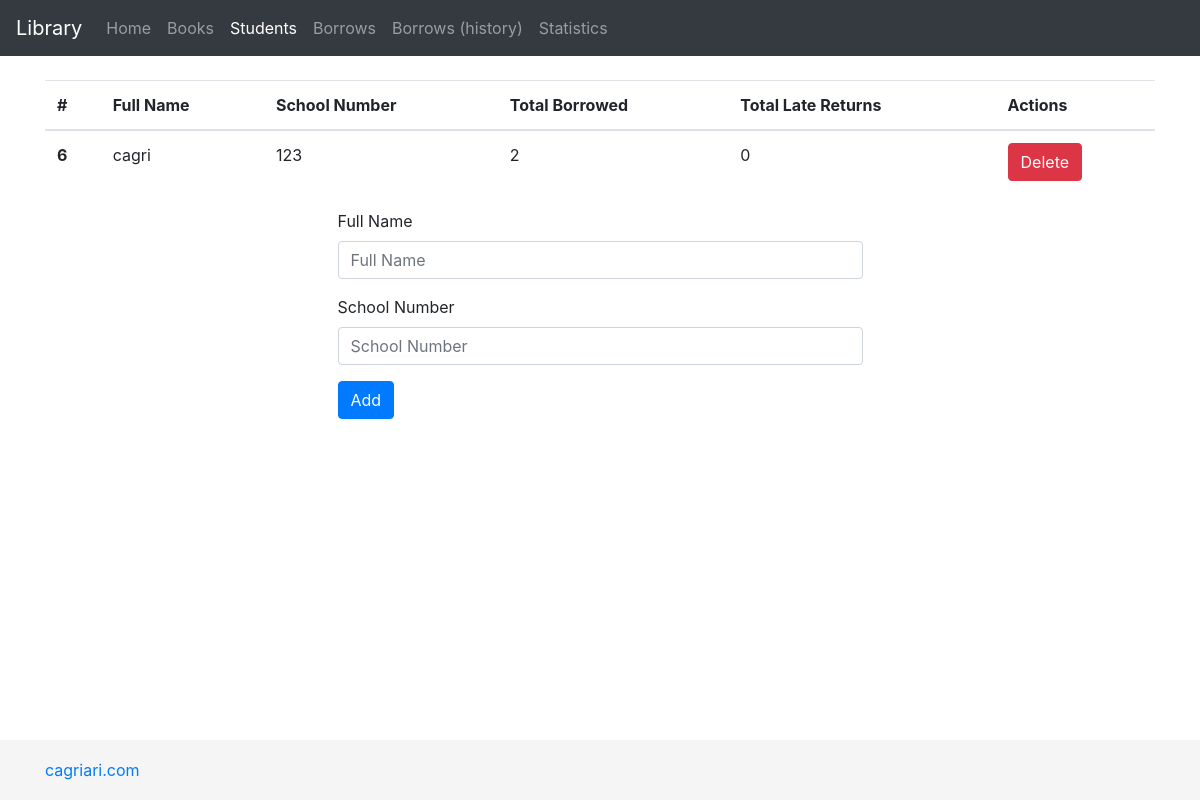
Page /members.php on the earlier database version.
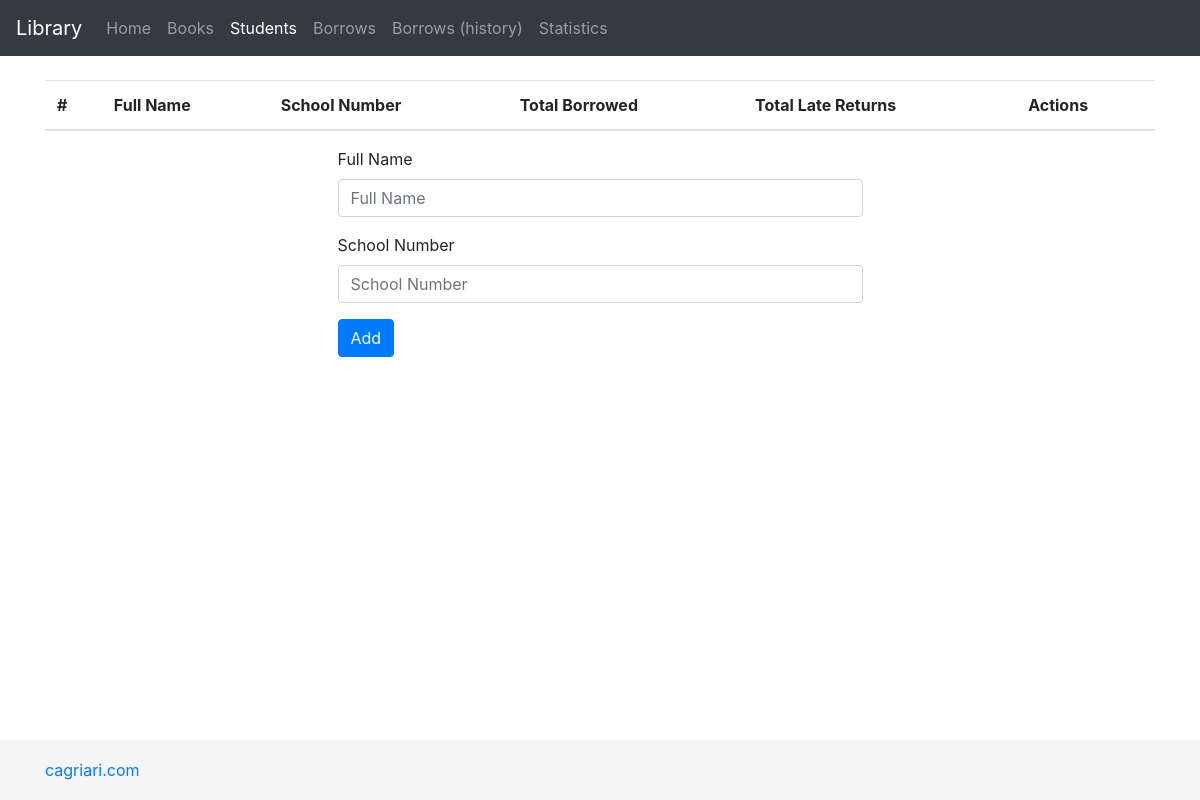
Same page on the later database version.
### tables this page shows
CREATE TABLE `members` (
  `id` int(11) NOT NULL AUTO_INCREMENT,
  `fullname` varchar(255) NOT NULL DEFAULT '',
  `schoolnumber` int(255) NOT NULL,
  PRIMARY KEY (`id`)
);

### members.php (the view, shortened to what this page needs)
<?php
require_once("database.php");
require_once("header.php");
?>
    <main role="main" class="container" style="padding-top:80px;">
        <table class="table">
          <thead>
            <tr>
              <th scope="col">#</th>
              <th scope="col">Full Name</th>
              <th scope="col">School Number</th>
              <th scope="col">Total Borrowed</th>
              <th scope="col">Total Late Returns</th>
              <th scope="col">Actions</th>
            </tr>
          </thead>
          <tbody>
            <?php
            $sql = mysqli_query($con, "SELECT * FROM members");
            while($data = mysqli_fetch_array($sql)){
                $late = mysqli_fetch_array(mysqli_query($con, "SELECT COUNT(id) FROM borrow_history WHERE memberid='$data[id]' AND return_date > borrowed_date + due_time"))[0];
                $historytotal = mysqli_fetch_array(mysqli_query($con, "SELECT COUNT(id) FROM borrow_history WHERE memberid='$data[id]'"))[0];
                $currenttotal = mysqli_fetch_array(mysqli_query($con, "SELECT COUNT(id) FROM borrow_current WHERE memberid='$data[id]'"))[0];
                ?>
                <tr>
                  <th scope="row"><?=$data['id']?></th>
                  <td><?=$data['fullname']?></td>
                  <td><?=$data['schoolnumber']?></td>
                  <td><?=$currenttotal + $historytotal?></td>
                  <td><?=$late?></td>
                  <td><a href="?del=<?=$data['id']?>" class="btn btn-danger">Delete</a></td>
                </tr>
                <?php
            }
            ?>
          </tbody>
        </table>
        <div class="col-md-6 offset-md-3">
              <form method="post" action="?">
                <div class="form-group">
                    <label for="fullname">Full Name</label>
                    <input type="text" required class="form-control" id="fullname" name="fullname" placeholder="Full Name">
                </div>
                <div class="form-group">
                    <label for="schoolnumber">School Number</label>
                    <input type="text" required class="form-control" id="schoolnumber" name="schoolnumber" placeholder="School Number">
                </div>
              <button type="submit" class="btn btn-primary">Add</button>
             </form>
         </div>
    </main>
<?php
require_once("footer.php");

### header.php (shortened to what this page needs)
<!doctype html>
<html lang="en">
  <head>
    <link href="https://stackpath.bootstrapcdn.com/bootstrap/4.1.3/css/bootstrap.min.css" rel="stylesheet">
    <link href="style.css" rel="stylesheet">
    <link href="https://cdn.datatables.net/1.10.18/css/jquery.dataTables.min.css" rel="stylesheet">
  </head>
  <body>
    <header>
      <nav class="navbar navbar-expand-md navbar-dark fixed-top bg-dark">
        <a class="navbar-brand" href="index.php">Library</a>
        <div class="collapse navbar-collapse" id="navbarCollapse">
          <ul class="navbar-nav mr-auto">
            <li class="nav-item<?=(basename($_SERVER['SCRIPT_FILENAME']) == "index.php" ? " active" : "")?>">
              <a class="nav-link" href="index.php">Home</a>
            </li>
            <li class="nav-item<?=(basename($_SERVER['SCRIPT_FILENAME']) == "books.php" ? " active" : "")?>">
              <a class="nav-link" href="books.php">Books</a>
            </li>
            <li class="nav-item<?=(basename($_SERVER['SCRIPT_FILENAME']) == "members.php" ? " active" : "")?>">
              <a class="nav-link" href="members.php">Students</a>
            </li>
            <li class="nav-item<?=(basename($_SERVER['SCRIPT_FILENAME']) == "borrowers.php" ? " active" : "")?>">
              <a class="nav-link" href="borrowers.php">Borrows</a>
            </li>
            <li class="nav-item<?=(basename($_SERVER['SCRIPT_FILENAME']) == "oldborrowers.php" ? " active" : "")?>">
              <a class="nav-link" href="oldborrowers.php">Borrows (history)</a>
            </li>
            <li class="nav-item<?=(basename($_SERVER['SCRIPT_FILENAME']) == "statistics.php" ? " active" : "")?>">
              <a class="nav-link" href="statistics.php">Statistics</a>
            </li>
          </ul>
        </div>
      </nav>
    </header>

### footer.php (shortened to what this page needs)
    <footer class="footer">
      <div class="container">
        <span class="text-muted"><a href="https://cagriari.com/">cagriari.com</a></span>
      </div>
    </footer>
  </body>
</html>

### style.css (style rules this page uses)
html { position: relative; min-height: 100%; }
body { margin-bottom: 60px; }
.footer { position: absolute; bottom: 0; width: 100%; height: 60px; line-height: 60px; background-color: #f5f5f5; }
body > .container { padding: 60px 15px 0; }
.footer > .container { padding-right: 15px; padding-left: 15px; }

Differences in the rows shown:
removed members: id "6", fullname "cagri", schoolnumber "123", historytotal "2", late "0"
